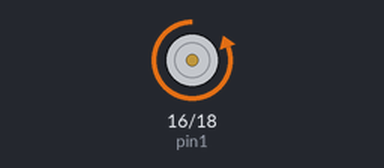
Simulated run of this program. Board: Raspberry Pi (header pin numbers). Parts: motor-driver pin pairs drawn as motors (green arrow = first pin HIGH = forward, orange = second pin HIGH = backward, longer = more drive). At 10.0 s the program stops and its outputs stay as they are.

Above: at 0.1 s.
At 5.1 s:
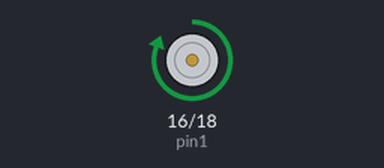
At 10.1 s:
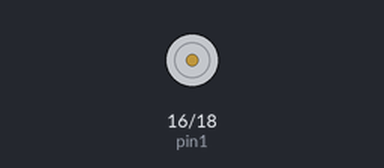
Timing chart, 0 to 11.5 s (numbered marks = the images above):
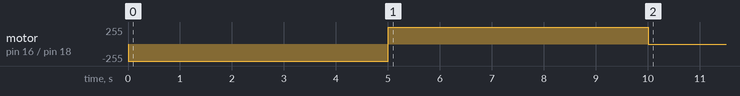

Measured:
- by itself, motor on pin 16 (pin1) / pin 18 (pin2): stopped → backward 255/255 at 0.00 s, → forward 255/255 5.0 s later, → stopped 5.0 s later

The program:

motor_control.py
```python
import time
import RPi.GPIO as GPIO

# Setting pins board mode
GPIO.setmode(GPIO.BOARD)  # or GPIO.setmode(GPIO.BCM)

# Disable warnings
GPIO.setwarnings(False)

# Setup channels
pin1 = 16
pin2 = 18

GPIO.setup(pin1, GPIO.OUT, initial=GPIO.LOW)
GPIO.setup(pin2, GPIO.OUT, initial=GPIO.LOW)

try:
    GPIO.output(pin1, GPIO.LOW)
    GPIO.output(pin2, GPIO.HIGH)
    time.sleep(5)
    GPIO.output(pin1, GPIO.HIGH)
    GPIO.output(pin2, GPIO.LOW)
    time.sleep(5)

finally:
    GPIO.cleanup()
    
```
